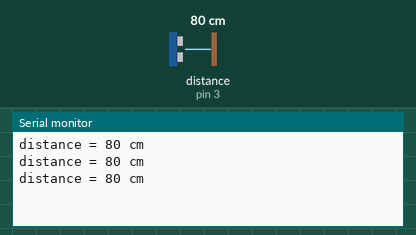
Simulated run of this sketch. Board: Arduino Uno, built with avr-gcc and run on an emulated ATmega328P. Shown: the last lines printed to the serial monitor. Wiring (inferred from the names in the program): ultrasonic range finder: trigger pin 2; echo pin 3. Inputs (shaded band) come from the test bench; at power-on: distance to the obstacle (sensor on pin 3) 80 cm. The echo pulse lasts 58.3 µs per cm.

Above: at 1.2 s.
1.3 s: distance to the obstacle (sensor on pin 3) set to 2 cm
At 1.88 s:
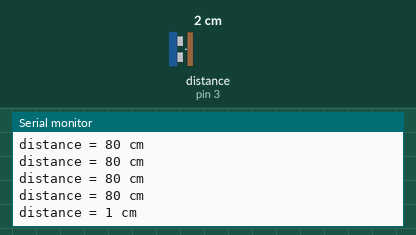
2.8 s: distance to the obstacle (sensor on pin 3) set to 4 cm
At 3.08 s:
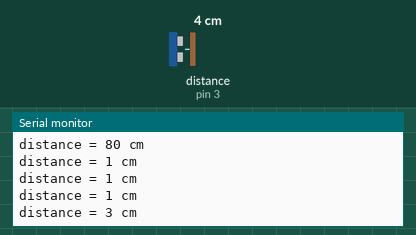
Timing chart, 0 to 5.8 s (numbered marks = the images above; inputs shaded):
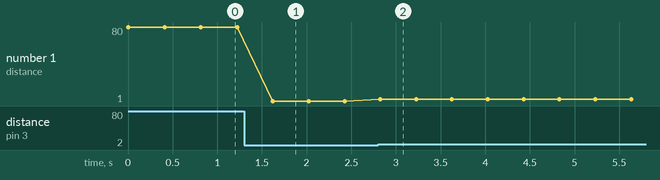

The sketch:

hcsr04-uno.ino
```cpp
// Test HC-SR04 (ultrason) : impulsion TRIG puis mesure d'ECHO (~58 µs/cm).
const int TRIG = 2, ECHO = 3;

void setup() {
  pinMode(TRIG, OUTPUT);
  pinMode(ECHO, INPUT);
  Serial.begin(115200);
}

void loop() {
  digitalWrite(TRIG, LOW);
  delayMicroseconds(2);
  digitalWrite(TRIG, HIGH);
  delayMicroseconds(10);
  digitalWrite(TRIG, LOW);
  long duree = pulseIn(ECHO, HIGH, 30000UL);
  Serial.print("distance = ");
  Serial.print(duree / 58);
  Serial.println(" cm");
  delay(400);
}
```

Measured:
- after the input at 1.3 s, the serial monitor: prints a new line after 0.32 s (image 1)
- after the input at 2.8 s, the serial monitor: prints a new line at once (image 2)
- plotted number 1: 80 → 1 after the input at 1.3 s, 1 → 3 after the input at 2.8 s
